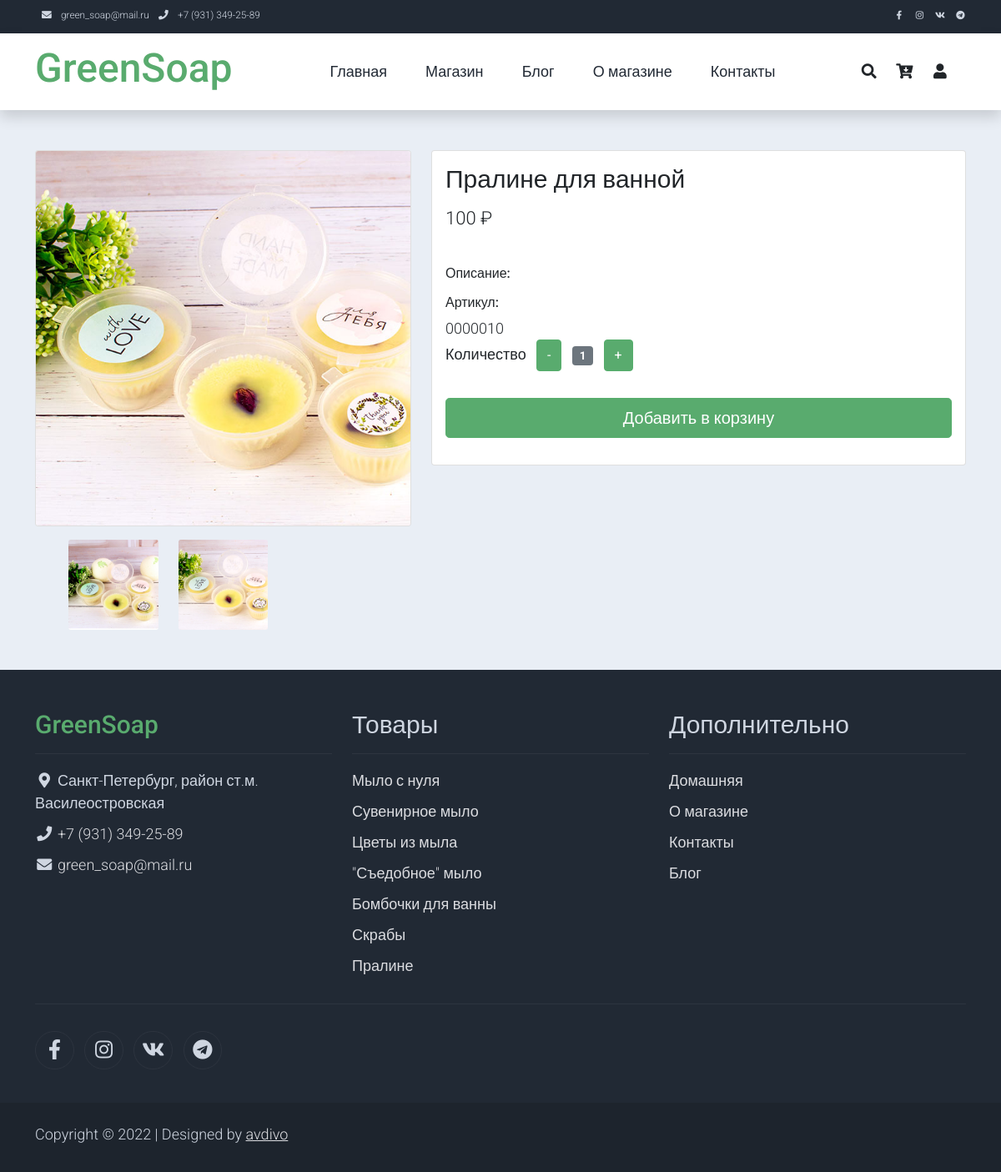
Page /shop-single/praline_dlya_vannoj/ on the earlier database version.
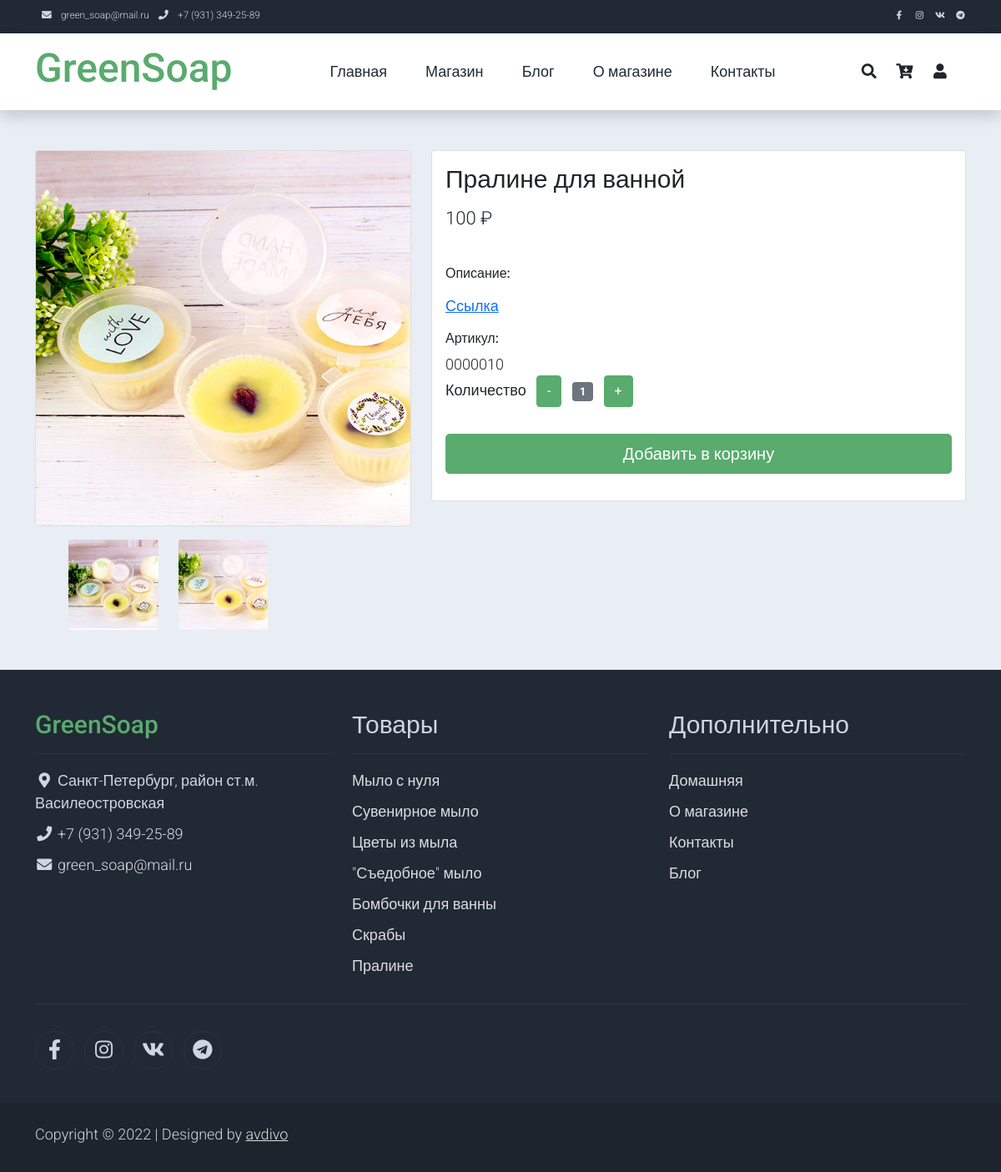
Same page on the later database version.
### product/models.py (models this page shows, shortened)
class ProductImage(models.Model):
    product = models.ForeignKey(Product, blank=True, null=True, default=None,
                                on_delete=models.SET_DEFAULT)  # Связь с товаром
    image = models.ImageField(upload_to='product_image/')  # Ссылка на фотографию товара
    active = models.BooleanField(default=True)  # Отображать фотографию
    main = models.BooleanField(default=False, verbose_name=u'Главная')  # Главная фотография
    class Meta:
        verbose_name = 'Фотография'
        verbose_name_plural = 'Фотографии'

class Product(models.Model):
    name = models.CharField(max_length=128, verbose_name=u'Название')  # Название товара
    category = models.ForeignKey(Category, on_delete=models.PROTECT,
                                 verbose_name=u'Категория')  # К какой категории относится товар
    alias = models.CharField(max_length=64, blank=False, unique=True, default='!!!', verbose_name=u'Псевдоним')  # Псевдоним поля
    holiday = models.ManyToManyField(Holiday, default='1', blank=False,
                                 verbose_name=u'Праздник')  # К какому празднику подходит товар
    description = models.TextField(blank=True, verbose_name=u'Описание')  # Описание товара
    price = models.IntegerField(default=0, verbose_name=u'Цена')  # Цена за единицу
    quantity = models.IntegerField(default=0, verbose_name=u'Остаток')  # Остаток на складе
    popular = models.IntegerField(default=0, verbose_name=u'Популярность')  # Популярность товара
    discount = models.IntegerField(default=0, verbose_name=u'Скидка')  # Скидка (сумма скидки, не %)
    active = models.BooleanField(default=True, verbose_name=u'Активен')  # Товар Активен
    article = models.CharField(max_length=8,
                               blank=True, default=None,
                               verbose_name=u'Артикль')  # Артикль (получается с применением префикса PRODUCT_PREFIX)
    class Meta:
        verbose_name = 'Товар'
        verbose_name_plural = 'Товары'

### shop/views.py (the view)
# urls.py: path('shop-single/', shop_single, name='shop-single'),
def shop_single(request, product=None):
    if product:
        request.session['return'] = 'shop-single ' + str(product)
    else:
        request.session['return'] = 'shop-single'
    if product == None:
        return redirect('shop')
    try:
        product = Product.objects.get(alias=product)
        product.popular = F('popular') + 1
        product.save()
    except:
        return redirect('shop')
    try:
        counter = ProductViewCounter.objects.get(product=product)
        counter.counter = F('counter') + 1
        counter.save()
    except:
        ProductViewCounter.objects.create(product=product, counter=1)
    images = product.productimage_set.filter(active=True)
    if len(images):
        main_image = images[0].image.url
    else:
        main_image = settings.NO_PHOTO
    for image in images:
        if image.main:
            main_image = image.image.url
            break
    images = [images[i:i + 3] for i in range(0, len(images), 3)]  # Разбиваем список картинок по 3
    discount_price = product.price - product.discount if product.discount else 0
    return render(request, 'shop-single.html', locals())

### templates/shop-single.html (shortened to what this page needs)
{% extends 'base.html' %}
{% load static %}
{% block content %}
    <section class="bg-light">
        <div class="container pb-5">
            <div class="row">
                <div class="col-lg-5 mt-5">
                    <div class="card mb-3">
                        <img class="card-img img-fluid" src="{{ main_image }}" alt="Card image cap" id="product-detail">
                    </div>
                    <div class="row">
                        {% if images %}
                        <div id="multi-item-example" class="col-10 carousel slide carousel-multi-item" data-bs-ride="carousel">
                            <div class="carousel-inner product-links-wap" role="listbox">
                                {% for images_3 in images %}
                                <div class="carousel-item {% if forloop.counter0 == 0 %} active {% endif %}">
                                    <div class="row">
                                        {% for image in images_3 %}
                                        <div class="col-4">
                                            <a href="#">
                                                <img class="card-img img-fluid" src="{{ image.image.url }}" alt="{{ product.name }}">
                                            </a>
                                        </div>
                                        {% endfor %}
                                    </div>
                                </div>
                                {% endfor %}
                            </div>
                        </div>
                        {% endif %}
                    </div>
                </div>
                <div class="col-lg-7 mt-5">
                    <div class="card">
                        <div class="card-body">
                            <h1 class="h2">{{ product.name }}</h1>
                            {% if product.active %}
                            {% if product.discount %}
                            <p class="h3 py-2"><s>{{ product.price }}</s> &#x20bd;</p>
                            <p class="h3 py-2">{{ product.actual_price }} &#x20bd;</p>
                            {% else %}
                            <p class="h3 py-2">{{ product.price }} &#x20bd;</p>
                            {% endif %}
                            {% else %}
                            <p class="h3 py-2">Нет в наличии</p>
                            {% endif %}
                            <br>
                            <h6>Описание:</h6>
                            <p>{{ product.description|safe|linebreaks }}</p>
                            <h6>Артикул:</h6>
                            {{ product.article }}
                            {% if product.active %}
                            <form action="{% url 'add_to_basket' %}" method="post" id="form_work_basket">
                                <div class="row">
                                    <div class="col-auto">
                                        <ul class="list-inline pb-3">
                                            <li class="list-inline-item text-right">
                                                Количество
                                            </li>
                                            <li class="list-inline-item"><span class="btn btn-success" id="btn-minus">-</span></li>
                                            <li class="list-inline-item"><span class="badge bg-secondary" id="var-value">1</span></li>
                                            <li class="list-inline-item"><span class="btn btn-success" id="btn-plus">+</span></li>
                                        </ul>
                                    </div>
                                </div>
                                <div class="row pb-3">
                                    <div class="col d-grid">
                                        <button type="submit" class="btn btn-success btn-lg" name="submit">Добавить в корзину</button>
                                    </div>
                                </div>
                            </form>
                            {% endif %}
                        </div>
                    </div>
                </div>
            </div>
        </div>
    </section>
{% endblock content %}

### templates/base.html (shortened to what this page needs)
<!DOCTYPE html>
{% load user_tags %}
{% load static %}
<html lang="ru">
<head>
    <link rel="stylesheet" href="{% static 'css/bootstrap.min.css' %}">
    <link rel="stylesheet" href="{% static '/css/templatemo.css' %}">
    <link rel="stylesheet" href="{% static '/css/custom.css' %}">
    <link rel="stylesheet" href="{% static '/css/fontawesome.min.css' %}">
</head>
<body>
    <nav class="navbar navbar-expand-lg bg-dark navbar-light d-none d-lg-block" id="templatemo_nav_top">
        <div class="container text-light">
            <div class="w-100 d-flex justify-content-between">
                <div>
                    <i class="fa fa-envelope mx-2"></i>
                    <a class="navbar-sm-brand text-light text-decoration-none" href="mailto:green_soap@mail.ru">green_soap@mail.ru</a>
                    <i class="fa fa-phone mx-2"></i>
                    <a class="navbar-sm-brand text-light text-decoration-none" href="tel:+79313492589">+7 (931) 349-25-89</a>
                </div>
                <div>
                    <a class="text-light" href="https://www.facebook.com/groups/276564540855562/" target="_blank" rel="sponsored"><i class="fab fa-facebook-f fa-sm fa-fw me-2"></i></a>
                    <a class="text-light" href="https://www.instagram.com/greensoap.ru" target="_blank"><i class="fab fa-instagram fa-sm fa-fw me-2"></i></a>
                    <a class="text-light" href="https://vk.com/green_soap/" target="_blank"><i class="fab fa-vk fa-sm fa-fw me-2"></i></a>
                    <a class="text-light" href="https://t.me/soapgift/" target="_blank"><i class="fab fa-telegram fa-sm fa-fw"></i></a>
                </div>
            </div>
        </div>
    </nav>
    <nav class="navbar navbar-expand-lg navbar-light shadow">
        <div class="container d-flex justify-content-between align-items-center">
            <a class="navbar-brand text-success logo h1 align-self-center" href="{% url 'index' %}">
                GreenSoap
            </a>
            <div class="align-self-center collapse navbar-collapse flex-fill  d-lg-flex justify-content-lg-between" id="templatemo_main_nav">
                <div class="flex-fill">
                    <ul class="nav navbar-nav d-flex justify-content-between mx-lg-auto">
                        <li class="nav-item">
                            <a class="nav-link" href="{% url 'index' %}">Главная</a>
                        </li>
                        <li class="nav-item">
                            <a class="nav-link" href="{% url 'shop' %}">Магазин</a>
                        </li>
                        <li class="nav-item">
                            <a class="nav-link" href="{% url 'contact' %}">Блог</a>
                        </li>
                       <li class="nav-item">
                            <a class="nav-link" href="{% url 'about' %}">О магазине</a>
                        </li>
                        <li class="nav-item">
                            <a class="nav-link" href="{% url 'contact' %}">Контакты</a>
                        </li>
                    </ul>
                </div>
                <div class="navbar align-self-center d-flex">
                    <a class="nav-icon d-none d-lg-inline" href="#" data-bs-toggle="modal" data-bs-target="#templatemo_search">
                        <i class="fa fa-fw fa-search text-dark mr-2"></i>
                    </a>
                    <a class="nav-icon position-relative text-decoration-none" href="{% url 'basket' %}">
                        <i class="fa fa-fw fa-cart-arrow-down text-dark mr-1"></i>
                    </a>
                    <a class="nav-icon position-relative text-decoration-none" href="{% url 'profile' %}">
                        <i class="fa fa-fw fa-user text-dark mr-3"></i>
                    </a>
                </div>
            </div>
        </div>
    </nav>
    {% block content %}{% endblock content %}
    <footer class="bg-dark" id="tempaltemo_footer">
        <div class="container">
            <div class="row">
                <div class="col-md-4 pt-5">
                    <h2 class="h2 text-success border-bottom pb-3 border-light logo">GreenSoap</h2>
                    <ul class="list-unstyled text-light footer-link-list">
                        <li>
                            <i class="fas fa-map-marker-alt fa-fw"></i>
                            Санкт-Петербург, район ст.м. Василеостровская
                        </li>
                        <li>
                            <i class="fa fa-phone fa-fw"></i>
                            <a class="text-decoration-none" href="tel:+79313492589">+7 (931) 349-25-89</a>
                        </li>
                        <li>
                            <i class="fa fa-envelope fa-fw"></i>
                            <a class="text-decoration-none" href="mailto:green_soap@mail.ru">green_soap@mail.ru</a>
                        </li>
                    </ul>
                </div>
                <div class="col-md-4 pt-5">
                    <h2 class="h2 text-light border-bottom pb-3 border-light">Товары</h2>
                    <ul class="list-unstyled text-light footer-link-list">
                        <li><a class="text-decoration-none" href="{% url 'shop' 'mylo_s_nulya' %}">Мыло с нуля</a></li>
                        <li><a class="text-decoration-none" href="{% url 'shop' 'suvenirnoe_mylo' %}">Сувенирное мыло</a></li>
                        <li><a class="text-decoration-none" href="{% url 'shop' 'cvety' %}">Цветы из мыла</a></li>
                        <li><a class="text-decoration-none" href="{% url 'shop' 'vkusnyashki' %}">"Съедобное" мыло</a></li>
                        <li><a class="text-decoration-none" href="{% url 'shop' 'bombochki' %}">Бомбочки для ванны</a></li>
                        <li><a class="text-decoration-none" href="{% url 'shop' 'skraby' %}">Скрабы</a></li>
                        <li><a class="text-decoration-none" href="{% url 'shop' 'praline' %}">Пралине</a></li>
                    </ul>
                </div>
                <div class="col-md-4 pt-5">
                    <h2 class="h2 text-light border-bottom pb-3 border-light">Дополнительно</h2>
                    <ul class="list-unstyled text-light footer-link-list">
                        <li><a class="text-decoration-none" href="{% url 'index' %}">Домашняя</a></li>
                        <li><a class="text-decoration-none" href="{% url 'about' %}">О магазине</a></li>
                        <li><a class="text-decoration-none" href="{% url 'contact' %}">Контакты</a></li>
                        <li><a class="text-decoration-none" href="{% url 'index' %}">Блог</a></li>
                    </ul>
                </div>
            </div>
            <div class="row text-light mb-4">
                <div class="col-12 mb-3">
                    <div class="w-100 my-3 border-top border-light"></div>
                </div>
                <div class="col-auto me-auto">
                    <ul class="list-inline text-left footer-icons">
                        <li class="list-inline-item border border-light rounded-circle text-center">
                            <a class="text-light text-decoration-none" target="_blank" href="https://www.facebook.com/groups/276564540855562/"><i class="fab fa-facebook-f fa-lg fa-fw"></i></a>
                        </li>
                        <li class="list-inline-item border border-light rounded-circle text-center">
                            <a class="text-light text-decoration-none" target="_blank" href="https://www.instagram.com/greensoap.ru"><i class="fab fa-instagram fa-lg fa-fw"></i></a>
                        </li>
                        <li class="list-inline-item border border-light rounded-circle text-center">
                            <a class="text-light text-decoration-none" target="_blank" href="https://vk.com/green_soap/"><i class="fab fa-vk fa-lg fa-fw"></i></a>
                        </li>
                        <li class="list-inline-item border border-light rounded-circle text-center">
                            <a class="text-light text-decoration-none" target="_blank" href="https://t.me/soapgift/"><i class="fab fa-telegram fa-lg fa-fw"></i></a>
                        </li>
                    </ul>
                </div>
                <div class="col-auto">
                </div>
            </div>
        </div>
        <div class="w-100 bg-black py-3">
            <div class="container">
                <div class="row pt-2">
                    <div class="col-12">
                        <p class="text-left text-light">
                            Copyright &copy; 2022
                            | Designed by <a rel="sponsored" href="mailto:green_soap@mail.ru">avdivo</a>
                        </p>
                    </div>
                </div>
            </div>
        </div>
    </footer>
</body>
</html>

Differences in the rows shown:
changed Product "Пралине для ванной": description (not shown) → "Ссылка"
